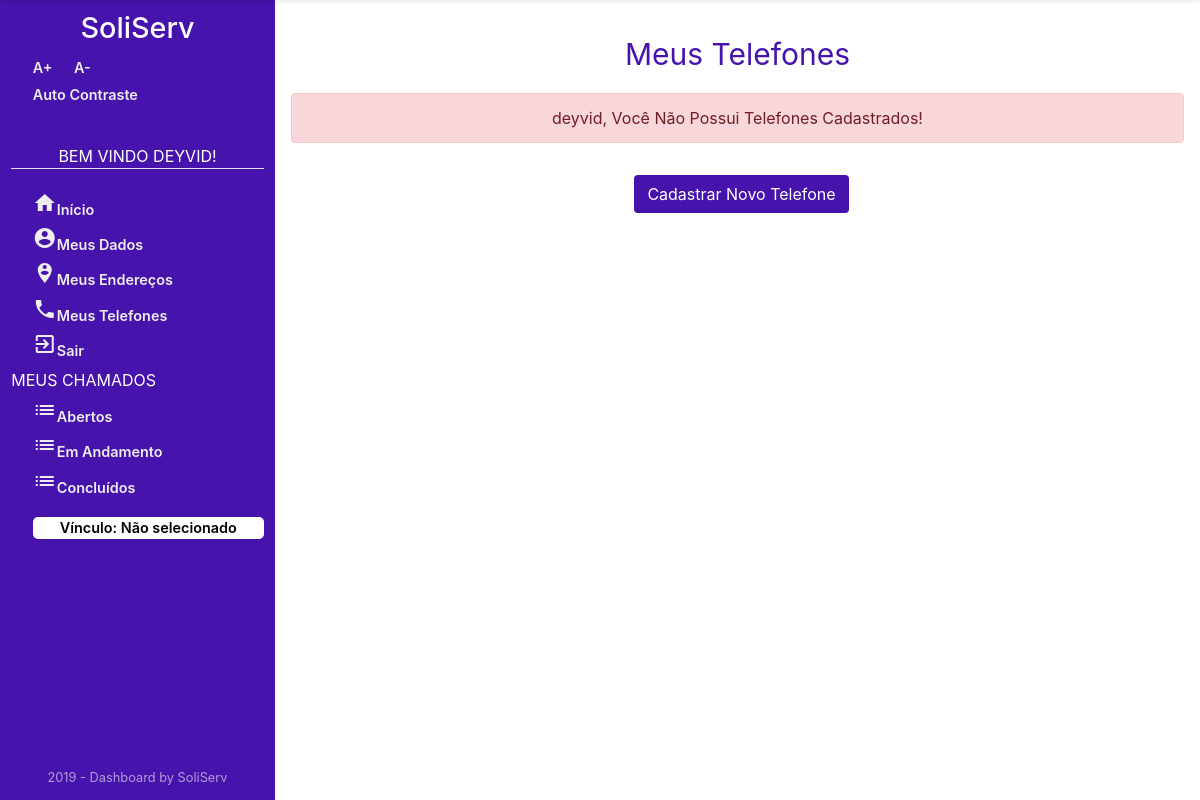
Page /Usuario/meusTelefones/ (signed in) on the earlier database version.
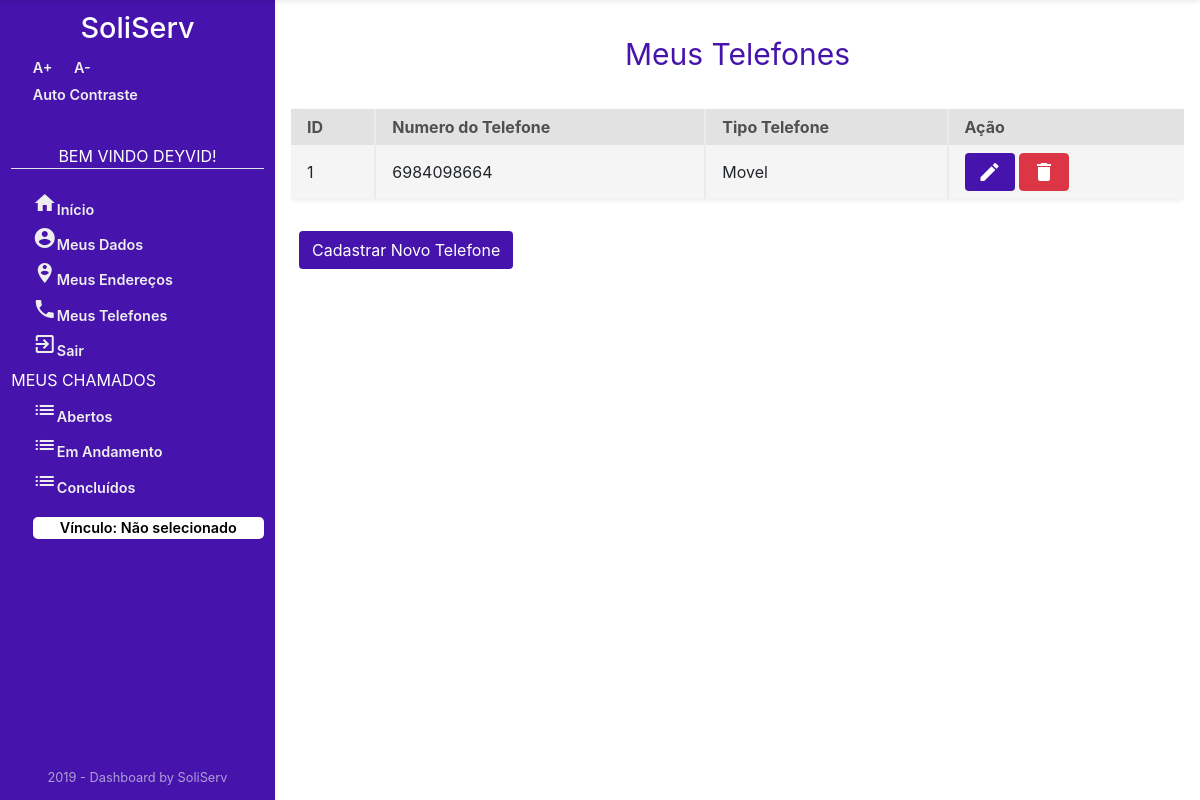
Same page on the later database version.
### Usuario/models.py (models this page shows, shortened)
class Telefone(models.Model):
    numero = models.IntegerField('NÚMERO')
    idTipoTelefone = models.ForeignKey(
        TipoTelefone, on_delete=models.CASCADE, verbose_name="TIPO TELEFONE")
    idPessoa = models.ForeignKey(
        User, on_delete=models.CASCADE, verbose_name="PESSOA")
    class Meta:
        verbose_name = "Telefone"
        verbose_name_plural = "Telefones"

class TipoTelefone(models.Model):
    descricao = models.CharField('TIPO TELEFONE', max_length=20)
    class Meta:
        verbose_name = "TipoTelefone"
        verbose_name_plural = "TipoTelefones"

### Usuario/views.py (the view)
# urls.py: path('meusTelefones/', views.TelefonesList, name='listaTelefones'),
def TelefonesList(request):
    telefones_list = Telefone.objects.filter(idPessoa_id=request.user.id)
    context = {'telefones_list': telefones_list}
    if not request.user.is_authenticated:
        return render(request, 'Usuario/acessoNegado.html')
    else:
        return render(request, 'Usuario/telefonesList.html', context)

### Usuario/templates/Usuario/telefonesList.html (shortened to what this page needs)
{% extends "sistemaDeGestaoDeServicosPublicos/index1.html" %}
{% block centro %}
{% if user.is_authenticated %}
{% if telefones_list %}
<div class="mt-3 container text-center ">
    <p style="color: #4613ac; font-size: 30px;">Meus Telefones</p>
</div>
<div>
    <div class="section-2" style="overflow-x: auto;">
        <div class="w-100 mt-3 mb-3 table-holder rounded shadow-sm">
            <table>
                <tr>
                    <th>ID</th>
                    <th>Numero do Telefone</th>
                    <th>Tipo Telefone</th>
                    <th>Ação</th>
                </tr>
                {% for telefone in telefones_list %}
                <tr>
                    <td>{{telefone.id}}</td>
                    <td>{{telefone.numero}}</td>
                    <td>{{telefone.idTipoTelefone.descricao}}</td>
                    <td>
                            <a class="btn" style="background: #4613ac; color: white;" href="{% url 'telefone_atualizar' telefone.id %}"
                           title="Editar Telefone">
                            <i class="material-icons">edit</i></a>
                        <a class="btn btn-danger" style="color: white;" href="{% url 'telefone_deletar' telefone.id %}"
                            title="Excluir Telefone">
                            <i class="material-icons">delete</i></a>
                    </td>
                </tr>
                {% endfor %}
            </table>
        </div>
    </div>
    <a class="btn  ml-2 mb-3 mt-3" style="background-color: #4613ac; color: white;" href="{% url 'cadastroTelefone' %}"
        title="Cadastrar Telefone">Cadastrar
        Novo Telefone
    </a>
</div>
{% else %}
<div class="text-center">
    <div class="mt-3 container text-center ">
        <p style="color: #4613ac; font-size: 30px;">Meus Telefones</p>
    </div>
    <div class="alert alert-danger mt-3">
        {{ user.first_name }}, Você Não Possui Telefones Cadastrados!
    </div>
    <a class="btn  ml-2 mb-3 mt-3" style="background-color: #4613ac; color: white;" href="{% url 'cadastroTelefone' %}"
        title="Cadastrar Telefone">Cadastrar
        Novo Telefone
    </a>
</div>
{% endif %}
{% endif %}
{% endblock %}

### templates/sistemaDeGestaoDeServicosPublicos/index1.html (shortened to what this page needs)
<!DOCTYPE html>
<html lang="pt-br">
{% load staticfiles %}
<head>
    <link rel="stylesheet" type="text/css" href="{% static 'css/select2.css' %}">
    <link rel="stylesheet" href="{% static 'css/dashboard-itens.css' %}">
    <link rel="stylesheet" href="{% static 'css/style.css' %}">
    <link rel="stylesheet" href="https://stackpath.bootstrapcdn.com/bootstrap/4.3.1/css/bootstrap.min.css"
>
    <link href="https://unpkg.com/material-components-web@latest/dist/material-components-web.min.css" rel="stylesheet">
</head>
<body class="acessibilidade" onresize="verificaSide()">
    <header>
    </header>
    <main class="main">
        <div class="sidebar shadow-sm" id="sidebar">
            <h1>SoliServ</h1>
            <div class="AcessibilidadeFontes">
                <a onClick="fonte('a');" title="Aumentar Tamanho da Fonte" href="#">A+</a>
                <a onClick="fonte('d');" title="Diminuir Tamanho da Fonte" href="#">A-</a>
            </div>
            {% if user.is_authenticated %}
            <a href="#altocontraste" id="altocontraste" accesskey="3" title="Auto Contraste"
                onclick="window.toggleContrast()" onkeydown="window.toggleContrast()">Auto
                Contraste</a> {% else %}
            <a class="border-bottom" href="#altocontraste" id="altocontraste" accesskey="3" title="Auto Contraste"
                onclick="window.toggleContrast()" onkeydown="window.toggleContrast()">Auto
                Contraste</a> {% endif %} {% if user.is_authenticated %}
            <nav>
                <p class="border-bottom text-center naoMostrarMouse">Bem Vindo {{ user.first_name }}!</p>
                <a href="{% url 'index' %}" title="Página Inicial"><i class="material-icons mt-3">home</i>Início</a>
                <a href="{% url 'meusDados' %}" title="Meus Dados"><i class="material-icons"> account_circle</i>Meus
                    Dados</a>
                <a href="{% url 'listaEnderecos' %}" title="Meus Endereços"><i
                        class="material-icons">person_pin_circle</i>Meus Endereços</a>
                <a href="{% url 'listaTelefones' %}" title="Meus Telefones"><i class="material-icons">phone</i>Meus
                    Telefones</a>
                <a href="{% url 'logout' %}" title="Log-out"><i class="material-icons">exit_to_app</i>Sair</a>
                <p class="naoMostrarMouse">Meus Chamados</p>
                <a href="/" title="Chamados Em Aberto"><i class="material-icons">list</i>Abertos</a>
                <a href="/" title="Chamados Em Andamento "><i class="material-icons">list</i>Em Andamento</a>
                <a href="/" title="Chamados Concluídos"><i class="material-icons">list</i>Concluídos</a>
                {% if request.session.temVinculo %}
                <a class="mt-3 text-center" title="Clique para Escolher o Vínculo"
                    style="border-radius: 5px; background-color: white; color: black; "
                    href="{% url 'Orgao:retorna_Lotacao' %}">
                    {% if request.session.nomeVinculo %}
                    Vínculo: {{ request.session.nomeVinculo }}
                    {% else %}
                    Vínculo: Não selecionado
                    {% endif %}
                </a>
                {% endif %}
            </nav>
                {% endif %}
            <p class="credit m-0">2019 - Dashboard by SoliServ</p>
        </div>
        <body>
            <div class="content d-flex flex-column" id="content">
                <div>
                    {% block centro%}
                    {% endblock %}
                </div>
            </div>
        </body>
    </main>
</body>
</html>

Differences in the rows shown:
added Telefone: id "1", numero "6984098664", idTipoTelefone.descricao "Movel"
Other differences:
{{ user.first_name }}: "deyvid" → (not shown)
text no longer shown: ", Você Não Possui Telefones Cadastrados!"
text now shown: "ID Numero do Telefone Tipo Telefone Ação"
